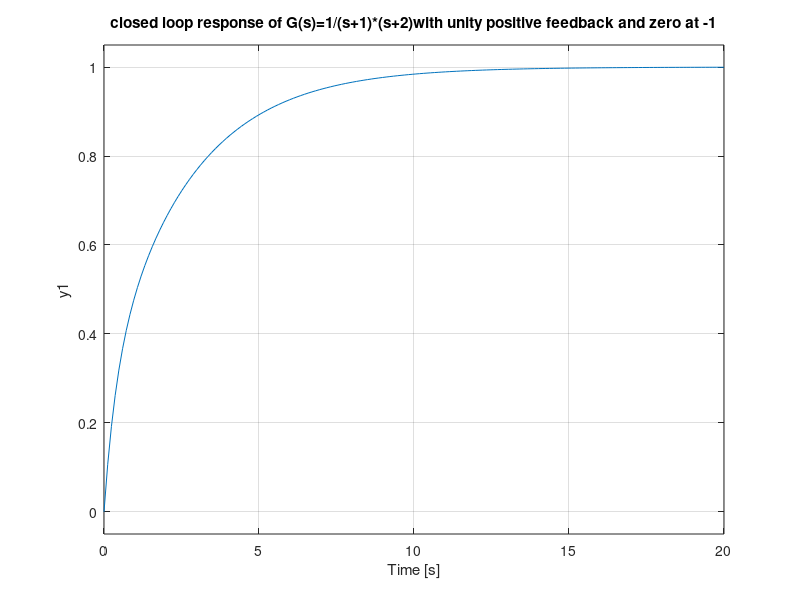
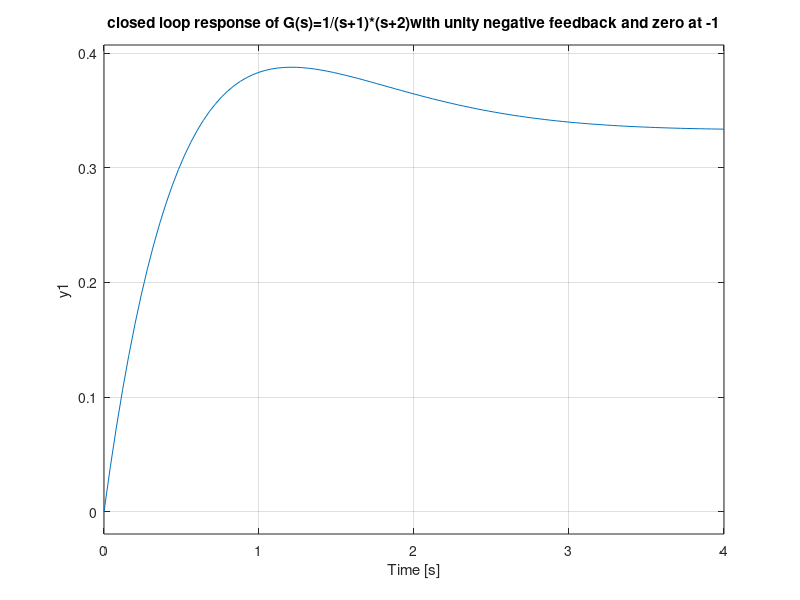
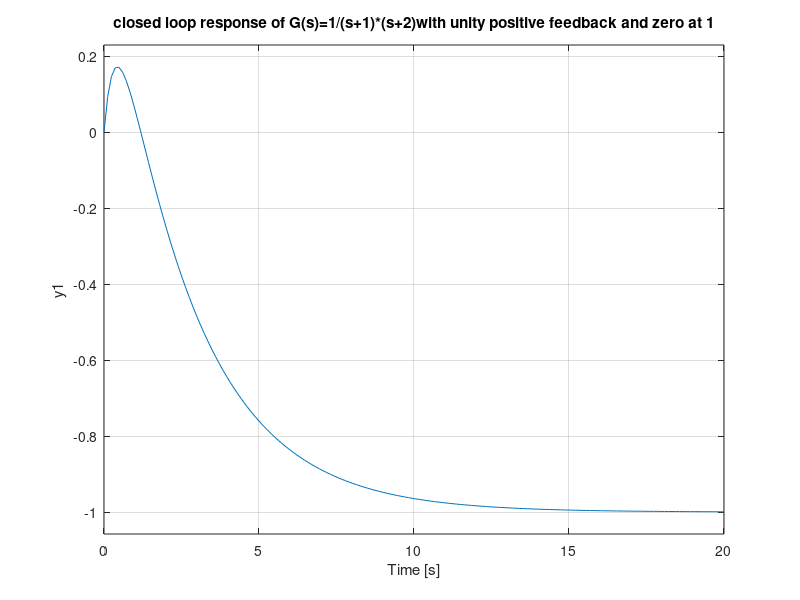
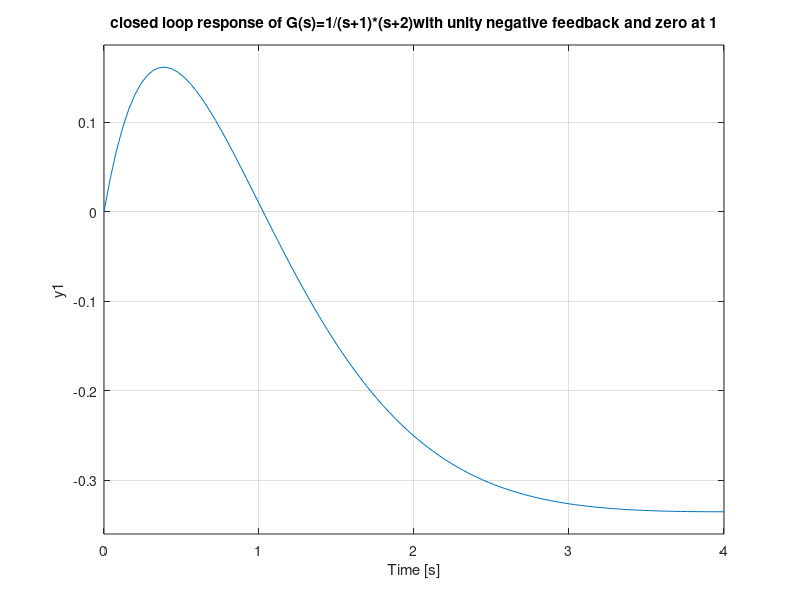

The MATLAB source for these figures, in order:
%%%%  G(s)=1/(s+1)*(s+2) %%%%
g=tf(1,[1 1])*tf(1,[1 2]);
tf_closeloop=tf([1 1],1)*feedback(g,-1)%% closeloop with positive feedback %%
figure(1);
step(tf_closeloop);
title('closed loop response of G(s)=1/(s+1)*(s+2)with unity positive feedback and zero at -1')

tf_closeloop1=tf([1 1],1)*feedback(g,1)%% closeloop with negative feedback %%
figure(2);
step(tf_closeloop1);
title('closed loop response of G(s)=1/(s+1)*(s+2)with unity negative feedback and zero at -1')
%%%%  G(s)=1/(s+1)*(s+2) %%%%
g=tf(1,[1 1])*tf(1,[1 2]);
tf1_closeloop=tf([1 -1],1)*feedback(g,-1)%% closeloop with positive feedback %%
figure(3);
step(tf1_closeloop);
title('closed loop response of G(s)=1/(s+1)*(s+2)with unity positive feedback and zero at 1')

tf1_closeloop1=tf([1 -1],1)*feedback(g,1)%% closeloop with negative feedback %%
figure(4);
step(tf1_closeloop1);
title('closed loop response of G(s)=1/(s+1)*(s+2)with unity negative feedback and zero at 1')

%%%%  G(s)=1/(s-1)*(s+2) %%%%
g1=tf(1,[1 -1])*tf(1,[1 2]);
tf2_closeloop=tf([1 1],1)*feedback(g1,-1)%% closeloop with positive feedback %%
figure(5);
step(tf2_closeloop);
title('closed loop response of G(s)=1/(s-1)*(s+2)with unity positive feedback and zero at -1')

tf2_closeloop1=tf([1 1],1)*feedback(g1,1)%% closeloop with negative feedback %%
figure(6);
step(tf2_closeloop1);
title('closed loop response of G(s)=1/(s-1)*(s+2)with unity negative feedback and zero at -1')
%%%%  G(s)=1/(s-1)*(s+2) %%%%
g1=tf(1,[1 -1])*tf(1,[1 2]);
tf3_closeloop=tf([1 -1],1)*feedback(g1,-1)%% closeloop with positive feedback %%
figure(7);
step(tf3_closeloop);
title('closed loop response of G(s)=1/(s-1)*(s+2)with unity positive feedback and zero at 1')

tf3_closeloop1=tf([1 -1],1)*feedback(g1,1)%% closeloop with negative feedback %%
figure(8);
step(tf3_closeloop1);
title('closed loop response of G(s)=1/(s-1)*(s+2)with unity negative feedback and zero at 1')

%%%%  G(s)=1/10*s %%%%
g2=tf(1,[1 0])*tf(1,[0 10]);
tf4_closeloop=tf([1 1],1)*feedback(g2,-1)%% closeloop with positive feedback %%
figure(9);
step(tf4_closeloop);
title('closed loop response of G(s)=1/10*s with unity positive feedback and zero at -1')

tf4_closeloop1=tf([1 1],1)*feedback(g2,1)%% closeloop with negative feedback %%
figure(10);
step(tf4_closeloop1);
title('closed loop response of G(s)=1/10*s with unity negative feedback and zero at -1')
%%%%  G(s)=1/10*s %%%%
g2=tf(1,[1 0])*tf(1,[0 10]);
tf5_closeloop=tf([1 -1],1)*feedback(g2,-1)%% closeloop with positive feedback %%
figure(11);
step(tf5_closeloop);
title('closed loop response of G(s)=1/10*s with unity positive feedback and zero at 1')

tf5_closeloop1=tf([1 -1],1)*feedback(g2,1)%% closeloop with negative feedback %%
figure(12);
step(tf5_closeloop1);
title('closed loop response of G(s)=1/10*s with unity negative feedback and zero at 1')
